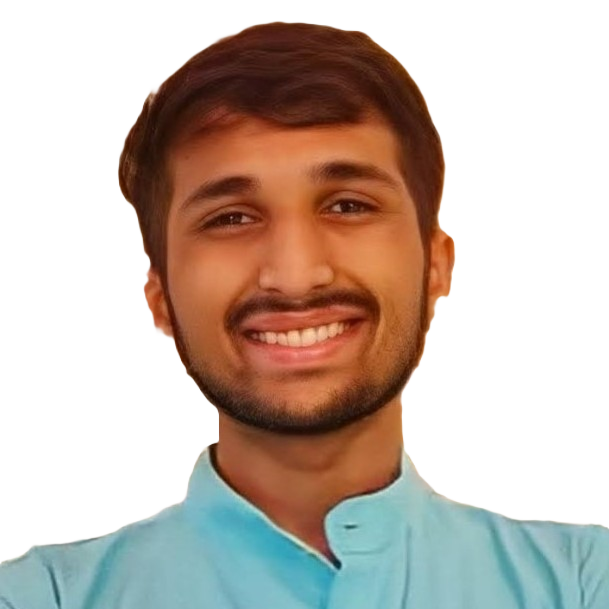
#> input picture photo.png, 609 x 609 px
$ python ascii.py
#> lines starting #> are read from the running program, lines starting #| are printed output that depends on the picture
from PIL import Image
import numpy as np
from typing import Dict, List

class NeofetchProfileGenerator:
    def __init__(self, image_path, profile_sections: Dict[str, Dict[str, str]]):
        self.image_path = image_path
        self.profile_sections = profile_sections
        self.ascii_chars = '@%#*+=-:. '

    def image_to_ascii(self, width=40):
        """Convert image to ASCII art"""
#> called with width = 40
        img = Image.open(self.image_path)
#> img is the input picture: PIL image 609x609 RGBA; mean R, G, B, A 197.6, 183.8, 174.5, 124.4
        aspect_ratio = img.height / img.width
#> aspect_ratio = 1
        # Adjust for character aspect ratio in monospace font
        height = int(width * aspect_ratio * 0.5)  # 0.5 compensates for character height/width ratio
#> height = 20
        img = img.resize((width, height))
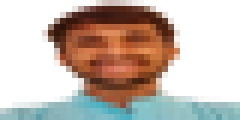
#> img: PIL image 40x20 RGBA (shown 6 times larger); mean R, G, B, A 79, 63.8, 53.3, 124.4; transparent parts drawn white

        img = img.convert('RGBA')
        pixels = np.array(img)

        alpha = pixels[:, :, 3]
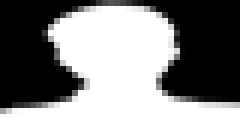
#> alpha: shape (20, 40) (shown 6 times larger); min 0, max 255, mean 124.4
        gray = np.dot(pixels[:, :, :3], [0.299, 0.587, 0.114])
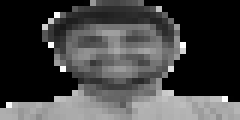
#> gray: shape (20, 40) float64 (shown 6 times larger); min 0, max 255, mean 67.2

        ascii_img = []
        for i, row in enumerate(gray):
            ascii_row = ''
            for pixel, a in zip(row, alpha[i]):
                if a < 128:
                    ascii_row += ' '
                else:
                    ascii_row += self.ascii_chars[int(pixel * len(self.ascii_chars) / 256)]
            ascii_img.append(ascii_row)
#> this loop made 20 passes
#> after the loop, ascii_img = 20 items

        return '\n'.join(ascii_img)

    def generate_svg(self):
        """Generate SVG with ASCII art and sectioned profile information"""
        ascii_art = self.image_to_ascii()
        ascii_lines = ascii_art.split('\n')
#> ascii_lines = 20 items

        # Adjust character dimensions for JetBrains Mono
        char_width = 8.5  # JetBrains Mono character width
        char_height = 17  # JetBrains Mono character height
        art_width = max(len(line) for line in ascii_lines) * char_width
#> art_width = 340
        art_height = len(ascii_lines) * char_height
#> art_height = 340

        padding = 20
        info_width = 400
        total_width = art_width + info_width + padding * 3
#> total_width = 800

        # Calculate total height based on sections
        total_items = sum(len(section) for section in self.profile_sections.values())
        section_padding = 5
        total_height = max(
            art_height + padding * 2,
            total_items * 25 + (len(self.profile_sections) - 1) * section_padding + padding * 2
        )
#> total_height = 380

        svg = f'''<?xml version="1.0" encoding="UTF-8" standalone="no"?>
<svg width="{total_width}" height="{total_height}" xmlns="http://www.w3.org/2000/svg">
    <style>
        @font-face {{
            font-family: 'JetBrainsMono';
            src: url('https://cdn.jsdelivr.net/gh/JetBrains/JetBrainsMono/web/woff2/JetBrainsMono-Regular.woff2') format('woff2');
        }}
        .ascii-art, .profile-info, .section-title {{
            font-family: 'JetBrainsMono', monospace;
            font-size: 14px;
            letter-spacing: 0;
        }}
        .ascii-art {{
            white-space: pre;
            letter-spacing: 0;
        }}
        .container {{
            fill: #0d1117;
        }}
        .text {{
            font-family: 'JetBrainsMono', monospace;
            fill: #c9d1d9;
            font-size: 12px!important;
        }}
        .label {{
            fill: #58a6ff;
        }}
        .section-title {{
            fill: #58a6ff;
        }}
        .dots {{
            fill: #8b949e;
            opacity: 0.25;
            letter-spacing: 2px;
        }}
        .center-dot {{
            fill: #58a6ff;
        }}
    </style>

    <!-- Background -->
    <rect width="100%" height="100%" class="container"/>

    <!-- ASCII Art -->
    <text x="{padding}" y="{padding + char_height}" class="ascii-art text">'''

        # Add ASCII art lines with preserved spacing
        for i, line in enumerate(ascii_lines):
            if i > 0:
                svg += f'\n        <tspan x="{padding}" dy="{char_height}">{line}</tspan>'
            else:
                svg += line
#> this loop made 20 passes
#> line on passes 1 to 12: '                                        ', '              ##%%%%%%###               ', '           #%%%%%%%%%%%%%%#             ', '         #%%%%%%%%%%%%%%#%%#            ', '        #%@%##*++++++++++*%%#           ', '        #%%*++++=---=+**++*%#           ', '        #%#*+*###+==*###*++##           ', '         ##+******==++++++=**           ', '          #++======-===--==++=          ', '          *+===+**+=+***+==++           ', '          +*+++##**+++*##++*            ', '            *++**==--==+++**            '

        svg += '</text>'

        # Calculate vertical center position for profile info
        info_total_height = (
            total_items * 25 +
            (len(self.profile_sections) - 1) * section_padding
        )
        info_start_y = (total_height - info_total_height) / 2
#> info_start_y = 72.5

        info_x = art_width + padding * 2
#> info_x = 380
        current_y = info_start_y
#> current_y = 72.5

        # Process each section
        for section_title, section_data in self.profile_sections.items():
            # Add section title with continuous line
            svg += f'''
    <text x="{info_x}" y="{current_y}" class="section-title">- {section_title}</text>
    <line x1="{info_x + len(section_title) * char_width + 16}" y1="{current_y - 4}"
          x2="{info_x + info_width}" y2="{current_y - 4}"
          stroke="#58a6ff" stroke-width="1"/>'''
            current_y += 25

            # Add section data
            for key, value in section_data.items():
                dot_x = info_x
                label_x = dot_x + 15
                value_x = info_x + info_width

                # Calculate number of dots needed
                available_space = value_x - (label_x + len(key) * char_width + 10)
                dot_count = max(3, int(available_space / 6))  # Adjusted for dot spacing

                svg += f'''
    <circle cx="{dot_x + 4}" cy="{current_y - 4}" r="2.5" class="center-dot"/>
    <text x="{label_x}" y="{current_y}" class="profile-info">
        <tspan class="label">{key}</tspan>
        <tspan class="dots">{"." * dot_count}</tspan>
    </text>
    <text x="{value_x}" y="{current_y}" class="text" text-anchor="end">
        <tspan>{value}</tspan>
    </text>'''
                current_y += 25

            current_y += section_padding
#> this loop made 3 passes
#> current_y on passes 1 to 3: 202.5, 307.5, 387.5
#> after the loop, current_y = 387.5

        svg += '\n</svg>'
        return svg

def main():
    # Example profile data with sections
    profile_sections = {
        "@adithyarao3103": {
            "Name": "Adithya A Rao",
            "Job.Desc": "Physics",
            "Uptime": "24 years",
            "Location": "India"
        },
        "Background": {
            "Past": "Theoretical and Computational QFT",
            "Pres.Learn": "Deep Learning, Quantum Computing",
            "Prog.Lang": "C++, Python, JavaScript, Julia"
        },
        "Contact": {
            "Website": "adithyarao3103.github.io",
            "Email": "adithyarao3132001@gmail.com"
        }
    }

    generator = NeofetchProfileGenerator('photo.png', profile_sections)
    svg_content = generator.generate_svg()
    with open('github_profile.svg', 'w', encoding='utf-8') as f:
        f.write(svg_content)

if __name__ == '__main__':
    main()
